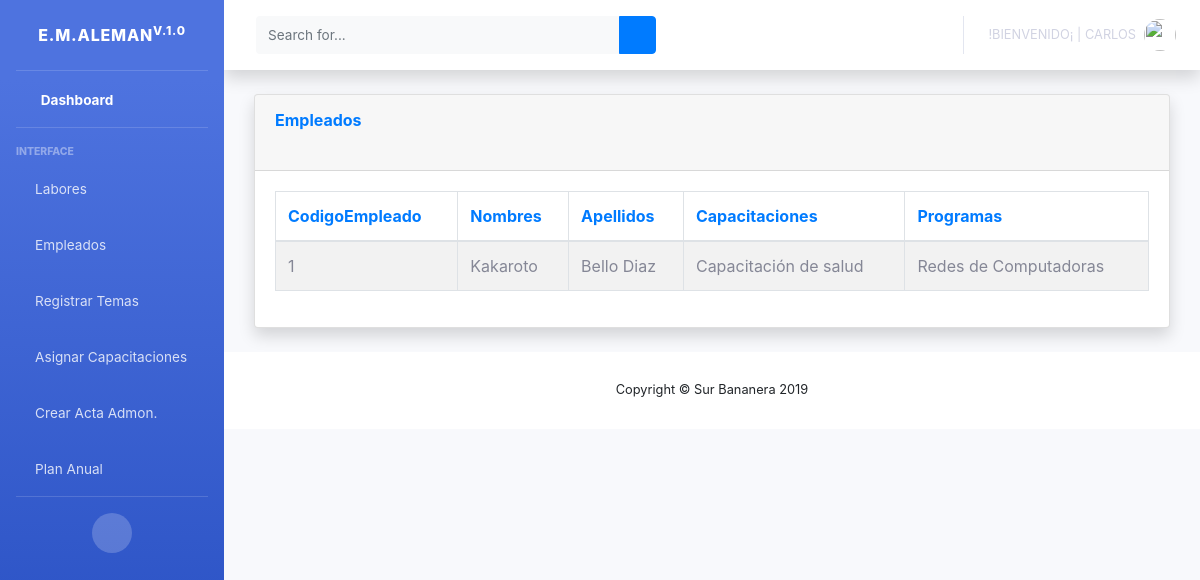
The page /bananera/listaReporte (signed in) on the database as committed earlier.
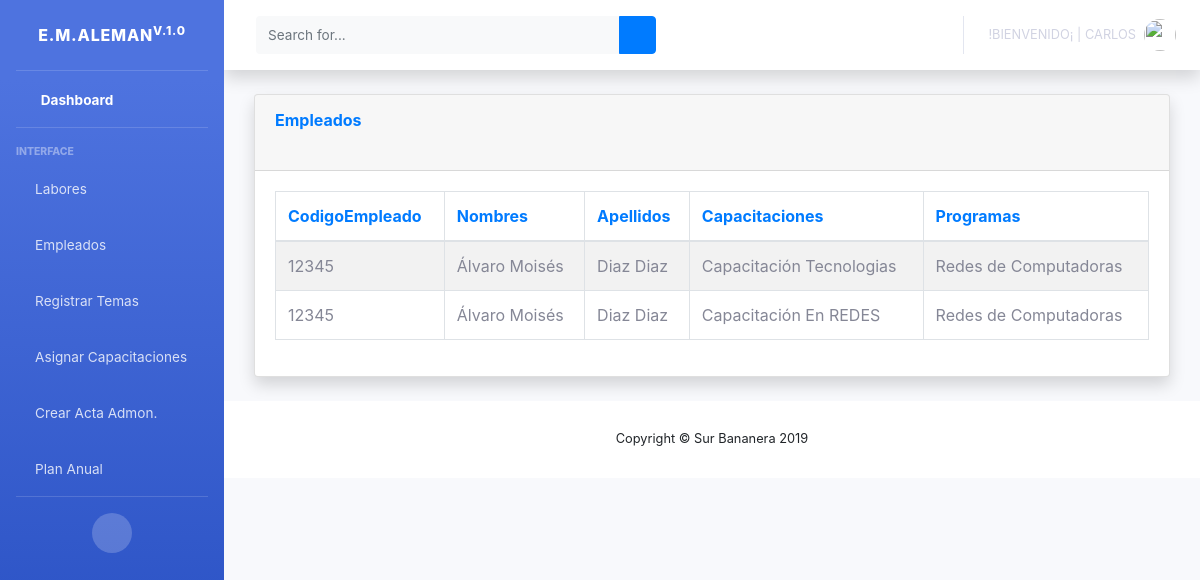
The same page on the database as committed later.
### surBananas/models.py (models this page shows)
class capacitacion(models.Model):
    nombreCapacitacion = models.CharField(max_length=200, blank=True, null=True)
    empleado = models.ForeignKey(empleados, on_delete=models.CASCADE)
    programas = models.ForeignKey(programasCapacitacion, on_delete=models.CASCADE)
    fechaCapacitacion = models.DateField(auto_now=False, blank=True, null=True)
    status = models.BooleanField('Estado', default=True)
    capacitacionTeminada = models.BooleanField('Capacitado', default=True)
    created_at = models.DateTimeField(auto_now_add=True, blank=True, null=True)

class empleados(models.Model):
    choice_fase ={('', 'Areas'),('Area 1','Area 1'),('Area 2','Area 2'),('Area 3','Area 3'),('Area 4','Area 4'),('Area 5','Area 5'),('Unidad de Empaque','Unidad de Empaque'),('Unidad de Producción','Unidad de Producción'),('Nutricion','Nutricion'),('Riego','Riego'),('Moko','Moko'),('Sigatoka','Sigatoka'), ('Seguridad','Seguridad'),('Otros','Otros')}
    fase = models.CharField(choices=choice_fase, default='', max_length=20, blank=True, null=True)
    codigoEmpleado = models.CharField(max_length=100, unique=True, primary_key=True)
    nombres = models.CharField(max_length=30, blank=True, null=True)
    apellidoPaterno = models.CharField(max_length=30, blank=True, null=True)
    apellidoMaterno = models.CharField(max_length=30, blank=True, null=True)
    edad = models.IntegerField(blank=True, null=True)
    fechaNacimiento = models.DateField(auto_now=False, blank=True, null=True)
    numeroSeguroSocial = models.CharField(max_length=100, blank=True, null=True)
    curp = models.CharField(max_length=20, blank=True, null=True)
    rfc = models.CharField(max_length=20, blank=True, null=True)
    estadoCivil = models.CharField(max_length=20, blank=True, null=True)
    nacionalidad = models.CharField(max_length=100,blank=True, null=False)
    telefono = models.IntegerField(max_length=20, blank=True, null=True)
    celular = models.IntegerField(max_length=20, blank=True, null=True)
    correoElectronico = models.EmailField(max_length=100, blank=True, null=True)
    direccion = models.CharField(max_length=200, blank=True, null=True)
    ciudad = models.CharField(max_length=200, blank=True, null=True)
    colonia = models.CharField(max_length=200, blank=True, null=True)
    codigoPostal = models.IntegerField(max_length=20, blank=True, null=True)
    estado = models.CharField(max_length=20, blank=True, null=True)
    imagen = models.ImageField(upload_to="fotos/", blank=True, null=True)
    area = models.ForeignKey(areas, on_delete=models.CASCADE)
    status = models.BooleanField('¡Dar de baja!', default= True)
    fechaEliminacion = models.DateField(auto_now=False, blank=True, null=True)
    motivoEliminacion = models.CharField(max_length=500, blank=True, null=True)
    created_at = models.DateTimeField(auto_now_add=True, blank=True, null=True)
    def __str__(self):
        if self.nombres == None:
            return "----------"
        return self.nombres

class programasCapacitacion(models.Model):
    temaCapacitacion = models.TextField(max_length=50, blank=True, null=True)
    descripcionCapacitacion = models.TextField(max_length=100, blank=True, null=True)
    tipoCapacitacion = models.TextField(max_length=50, blank=True, null=True)
    status = models.BooleanField('Estado', default=True)
    created_at = models.DateTimeField(auto_now_add=True)
    def __str__(self):
        if self.temaCapacitacion == None:
            return "----------"
        return self.temaCapacitacion

### surBananas/views.py (the view)
# urls.py: path('listaReporte', login_required(views.ListaParaReporte.as_view()), name = 'listaReporte'),
class ListaParaReporte(ListView):
    model = capacitacion
    template_name = 'listaReporte.html'
    context_object_name = 'listaCapacitacion'
    queryset = capacitacion.objects.filter(status=True)

### surBananas/templates/listaReporte.html (shortened to what this page needs)
{% extends 'indexAdmin.html' %}
{% block contenido %}
    <div class="container-fluid">
        <div class="card shadow mb-4">
            <div class="card-header py-3">
                <h6 class="m-0 font-weight-bold text-primary">Empleados</h6><br>
            </div>
            <div class="card-body">
                <div class="table-responsive">
                    {% if listaCapacitacion %}
                        <table id="dataTable" class="table table-striped table-bordered nowrap" style="width:100%">
                            <thead class=" text-primary">
                            <th>CodigoEmpleado</th>
                            <th>Nombres</th>
                            <th>Apellidos</th>
                            <th>Capacitaciones</th>
                            <th>Programas</th>
                            </thead>
                            <tbody id="demo-info">
                            {% for c in listaCapacitacion %}
                                <tr>
                                    <td> {{ c.empleado.codigoEmpleado}} </td>
                                    <td> {{ c.empleado}} </td>
                                    <td> {{ c.empleado.apellidoPaterno }} {{ c.empleado.apellidoMaterno }}</td>
                                    <td>{{c.nombreCapacitacion }}</td>
                                    <td>{{c.programas}}</td>
                                </tr>
                            {% endfor %}
                            </tbody>
                        </table>
                    {% else %}
                        <h1>NOT FOUND</h1>
                        </div>
                    {% endif %}
            </div>
        </div>
    </div>
    </html>
{% endblock contenido %}

Rows that differ between the two databases and show on the page:
no longer on this page (row edited): capacitacion: empleado.codigoEmpleado "1", empleado "Kakaroto", empleado.apellidoPaterno "Bello", empleado.apellidoMaterno "Diaz", nombreCapacitacion "Capacitación de salud", programas "Redes de Computadoras"
added capacitacion: empleado.codigoEmpleado "12345", empleado "Álvaro Moisés", empleado.apellidoPaterno "Diaz", empleado.apellidoMaterno "Diaz", nombreCapacitacion "Capacitación Tecnologias", programas "Redes de Computadoras"
added capacitacion: empleado.codigoEmpleado "12345", empleado "Álvaro Moisés", empleado.apellidoPaterno "Diaz", empleado.apellidoMaterno "Diaz", nombreCapacitacion "Capacitación En REDES", programas "Redes de Computadoras"
